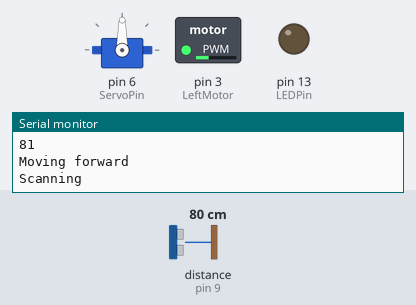
The sketch below on a simulated Arduino Uno, built with avr-gcc and run on an emulated ATmega328P. Shown: servo, switched loads named in the sketch (green lamp = pin HIGH), output pins drawn as LEDs (lit = HIGH), the last lines printed to the serial monitor. Inputs (shaded band) come from the test bench; at power-on: distance to the obstacle (sensor on pin 9) 80 cm. The echo pulse lasts 58.3 µs per cm.

Above: at 1.3 s.
1.4 s: distance to the obstacle (sensor on pin 9) set to 44 cm
3.2 s: distance to the obstacle (sensor on pin 9) set to 36 cm
At 6.0 s:
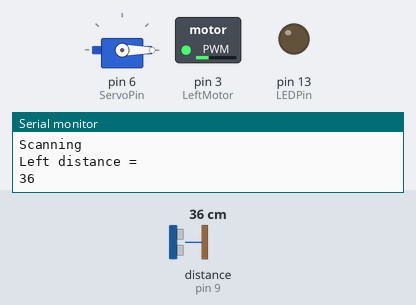
6.2 s: distance to the obstacle (sensor on pin 9) set to 60 cm
8.6 s: distance to the obstacle (sensor on pin 9) set to 2 cm
At 9.9 s:
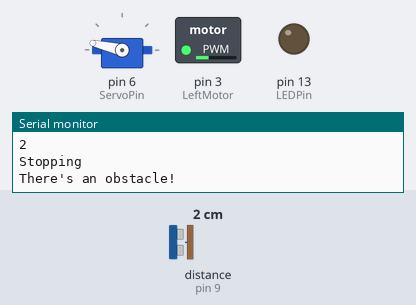
Timing chart, 0 to 12.6 s (numbered marks = the images above; inputs shaded):
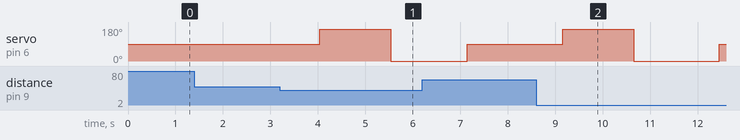

Measured:
- the behaviour switches between 41 and 40 cm on distance to the obstacle (sensor on pin 9) (found by bisection; images 0 and 1)
- after the input at 3.2 s, servo on pin 6 (ServoPin): 90° → 167° after 0.84 s, → 0° 1.5 s later
- after the input at 8.6 s, servo on pin 6 (ServoPin): 90° → 167° after 0.56 s, → 0° 1.5 s later, → 90° 1.8 s later

The sketch:

ultrasonicDCMotorTest.ino
```cpp
//Since we are using servos and ultrasonic sensors in the robot we will include some libraries written to make their use easier
#include <Servo.h>
#include <NewPing.h>

//Below are the symbolic constants. Instead of having to type in a non-sensical pin number each time we want to do something we can write an easy to understand name which represents the pin, the compiler will then replace the names with the numbers

#define LeftMotor 3
#define ServoPin 6
#define USTrigger 8
#define USEcho 9
#define MaxDistance 100
#define LEDPin 13

//Here we have created two 'objects', one for the servo and one for the ultrasonic sensor
Servo servo;
NewPing sonar(USTrigger, USEcho, MaxDistance);

//Below we are creating unsigned integer variables which we will use later on in the code. They are unsigned as they will only have postive values
unsigned int duration;
unsigned int distance;
unsigned int FrontDistance;
unsigned int LeftDistance;
unsigned int RightDistance;
unsigned int Time;
unsigned int CollisionCounter;

void setup()                                            //This block happens once on startup
{
  Serial.begin(9600);                              //I have included the serial initialize but commented it out, if you want to debug and print information to the serial monitor just uncomment
  //Here we are setting the pin modes. As we will sending out signals from the pins we set them as outputs
  pinMode(LeftMotor, OUTPUT);
  pinMode(LEDPin, OUTPUT);
  servo.attach(ServoPin);                                    //The servo is attached to pin 4

  analogWrite(LeftMotor, 80); // Debug
}

void loop()                                           //This block repeats itself while the Arduino is turned on
{
  servo.write(90);                                    //Rotate the servo to face the front
  scan();                                             //Go to the scan function
  FrontDistance = distance;                           //Set the variable FrontDistance to the value of the distance returned from the scan function
  Serial.println("Front distance = ");
  Serial.print(distance);
  if(FrontDistance > 40 || FrontDistance == 0)        //If there is nothing infront of the robot within 40cm or the distance value is 0 (which for the newping libary means no ping was returned) then...
  {
   moveForward();                                     //Go to the moveForward function
  }
  else                                                //Else (if there is something infront of the robot within 40cm) then...
  {
    CollisionCounter = CollisionCounter + 1;
    moveStop();                                       //Go to the moveStop function
    navigate();
  }
}

void moveForward()                                    //This function tells the robot to go forward
{
  Serial.println("");
  Serial.println("Moving forward");
//  digitalWrite(LeftMotorBackward, LOW);
//  digitalWrite(LeftMotorForward, HIGH);
//  digitalWrite(RightMotorBackward, LOW);
//  digitalWrite(RightMotorForward, HIGH);
}

void moveBackward()                                  //This function tells the robot to move backward
{
  Serial.println("");
  Serial.println("Moving backward");
//  digitalWrite(LeftMotorForward, LOW);
//  digitalWrite(LeftMotorBackward, HIGH);
//  digitalWrite(RightMotorForward, LOW);
//  digitalWrite(RightMotorBackward, HIGH);
}

void moveLeft()                                      //This function tells the robot to turn left
{
  Serial.println("");
  Serial.println("Moving left");
//  digitalWrite(LeftMotorForward, LOW);
//  digitalWrite(LeftMotorBackward, HIGH);
//  digitalWrite(RightMotorBackward, LOW);
//  digitalWrite(RightMotorForward, HIGH);

}

void moveRight()                                    //This function tells the robot to turn right
{
  Serial.println("");
  Serial.println("Moving right");
//  digitalWrite(LeftMotorBackward, LOW);
//  digitalWrite(LeftMotorForward, HIGH);
//  digitalWrite(RightMotorForward, LOW);
//  digitalWrite(RightMotorBackward, HIGH);
}

void moveStop()                                     //This function tells the robot to stop moving
{
  Serial.println("");
  Serial.println("Stopping");
//  digitalWrite(LeftMotorBackward, LOW);
//  digitalWrite(LeftMotorForward, LOW);
//  digitalWrite(RightMotorForward, LOW);
//  digitalWrite(RightMotorBackward, LOW);
}
void scan()                                         //This function determines the distance things are away from the ultrasonic sensor
{
  Serial.println("");
  Serial.println("Scanning");
  Time = sonar.ping();
  distance = Time / US_ROUNDTRIP_CM;
  delay(500);
}
void navigate()
{
    Serial.println("There's an obstacle!");
    servo.write(167);                                 //Move the servo to the left (my little servos didn't like going to 180 so I played around with the value until it worked nicely)
    delay(1000);                                       //Wait half a second for the servo to get there
    scan();                                           //Go to the scan function
    LeftDistance = distance;                          //Set the variable LeftDistance to the distance on the left
    Serial.println("Left distance = ");
    Serial.print(distance);
    servo.write(0);                                   //Move the servo to the right
    delay(1000);                                       //Wait half a second for the servo to get there
    scan();                                           //Go to the scan function
    RightDistance = distance;                         //Set the variable RightDistance to the distance on the right
    Serial.println("Right distance = ");
    Serial.print(distance);
    if(abs(RightDistance - LeftDistance) < 5)
    {
      moveBackward();                                  //Go to the moveBackward function
      delay(200);                                      //Pause the program for 200 milliseconds to let the robot reverse
      moveRight();                                     //Go to the moveRight function
      delay(100);                                      //Pause the program for 200 milliseconds to let the robot turn right
    }
    else if(RightDistance < LeftDistance)                  //If the distance on the right is less than that on the left then...
    {
     moveLeft();                                      //Go to the moveLeft function
     delay(100);                                      //Pause the program for half a second to let the robot turn
    }
    else if(LeftDistance < RightDistance)             //Else if the distance on the left is less than that on the right then...
    {
     moveRight();                                     //Go to the moveRight function
     delay(100);                                      //Pause the program for half a second to let the robot turn
    }
}
```
